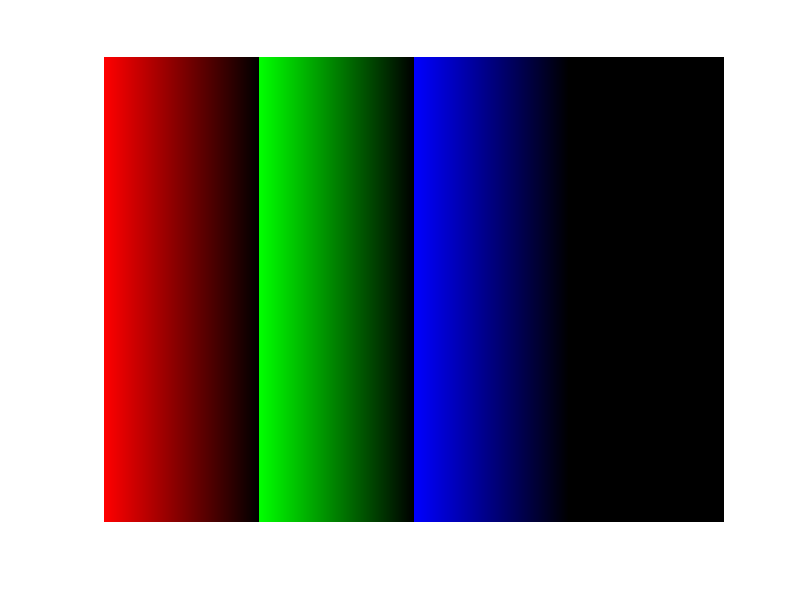

Write the MATLAB code that produced this figure.
Isize=[768,1024];
Image=zeros([Isize,3]);
R_index=1;
G_index=2;
B_index=3;


a=floor(768/3);
b=floor(768/3*2);

Image(:,1:256,R_index)=repmat(255:-1:0,768,1);
Image(:,256+1:256+255+1,G_index)=repmat(255:-1:0,768,1);
Image(:,256+255+1+1:256+255+255+2,B_index)=repmat(255:-1:0,768,1);

Image=uint8(Image);

figure;
imshow(Image,[]);
%%
imwrite(Image,'C:\Users\whp17\Google Drive\graphics pipeline\NELFD\test6.png');

